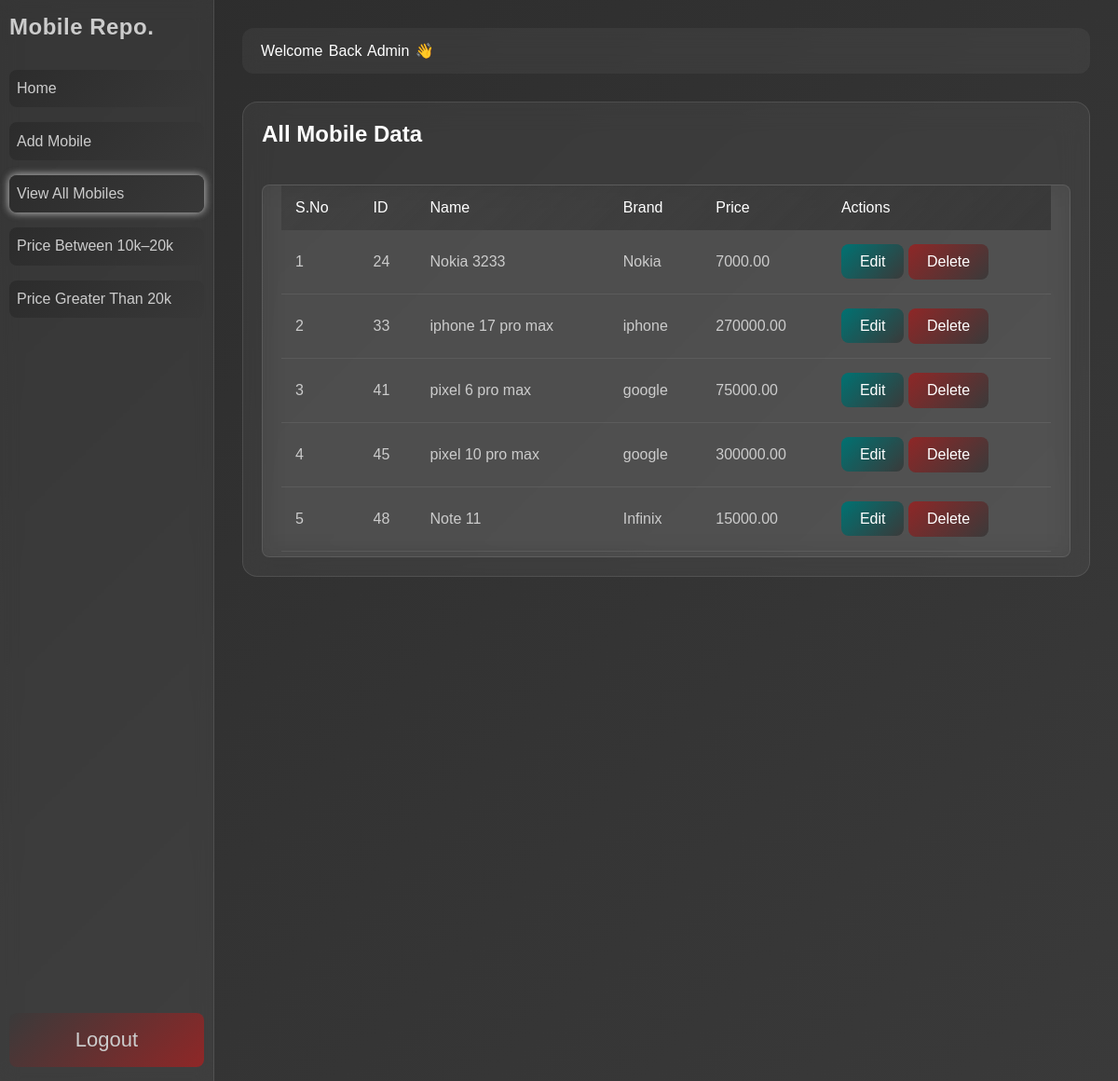
Page /mobiles/view_all.php (signed in) on the committed database.
### tables this page shows
CREATE TABLE `mobile_phones` (
  `id` int(11) NOT NULL,
  `name` varchar(100) DEFAULT NULL,
  `brand` varchar(100) DEFAULT NULL,
  `price` decimal(10,2) DEFAULT NULL
);

### components/table.php (the view, shortened to what this page needs)
<div class="table-container">
  <table>
    <thead>
        <tr>
            <th>S.No</th>
            <th>ID</th>
            <th>Name</th>
            <th>Brand</th>
            <th>Price</th>
            <th>Actions</th>
        </tr>
    </thead>
    <tbody>
      <?php
      if ($result->num_rows > 0) {
        $serial = 1;
        while($row = $result->fetch_assoc()){
      ?>
      <tr>
        <td><?php echo $serial++; ?></td>
        <td><?php echo $row["id"]; ?></td>
        <td><?php echo $row["name"]; ?></td>
        <td><?php echo $row["brand"]; ?></td>
        <td><?php echo $row["price"]; ?></td>
        <td>
          <a class="btn edit" href="add_mobile.php?id=<?php echo $row['id']; ?>&return=<?php echo $currentPage?>">Edit</a>
          <button class="btn delete" onclick="confirmDelete(<?php echo $row['id']?>, '<?php echo $currentPage?>')">
            Delete
          </button>
        </td>
      </tr>
      <?php
        }
      } else {
      ?>
      <tr>
        <td colspan="5" style="text-align:center;">No record found.</td>
      </tr>
      <?php
        }
      ?>
    </tbody>
  </table>
</div>

### mobiles/view_all.php (shortened to what this page needs)
<!DOCTYPE html>
<html lang="en">
<head>
  <link rel="stylesheet" href="../assets/style.css">
  <link rel="stylesheet" href="../assets/dashboardLayout.css">
</head>
<body>
  <div class="main">
    <?php
      include("../components/navbar.php");
    ?>
    <div id="sub-main-area">
      <h2>All Mobile Data</h3>
      <?php
        include("../config/db.php");
        $sql = "SELECT * FROM mobile_phones";
        $result = $conn->query($sql);
        $currentPage = "view_all.php";
        include("../components/table.php");
        ?>
    </div>
  </div>
</body>
</html>

### components/navbar.php
<div class="navbar">Welcome Back <?php echo $_SESSION['user']; ?> 👋</div>

### assets/style.css (style rules this page uses)
* { margin: 0px; padding: 0px; box-sizing: border-box; font-family: Arial, sans-serif; text-decoration: none; }
body { background: linear-gradient(135deg, #2c2c2c, #3a3a3a); height: 100vh; width: 100%; display: flex; color: #fff; }

### assets/dashboardLayout.css (style rules this page uses)
.main { display: flex; flex-direction: column; flex: 1; padding: 30px; color: #fff; }
.navbar { background: rgba(255, 255, 255, 0.05); backdrop-filter: blur(10px); padding: 15px 20px; border-radius: 12px; margin-bottom: 30px; text-transform: capitalize; word-spacing: 2px; }
#sub-main-area { position: relative; display: flex; flex-direction: column; width: 100%; background: rgba(255, 255, 255, 0.05); backdrop-filter: blur(15px); padding: 20px; border-radius: 1rem; border: 1px solid rgba(255, 255, 255, 0.1); }

### rows in the picture
mobile_phones: id "24", name "Nokia 3233", brand "Nokia", price "7000.00"
mobile_phones: id "33", name "iphone 17 pro max", brand "iphone", price "270000.00"
mobile_phones: id "41", name "pixel 6 pro max", brand "google", price "75000.00"
mobile_phones: id "45", name "pixel 10 pro max", brand "google", price "300000.00"
mobile_phones: id "48", name "Note 11", brand "Infinix", price "15000.00"

### other values in the picture
$_SESSION['user'] "Admin"
